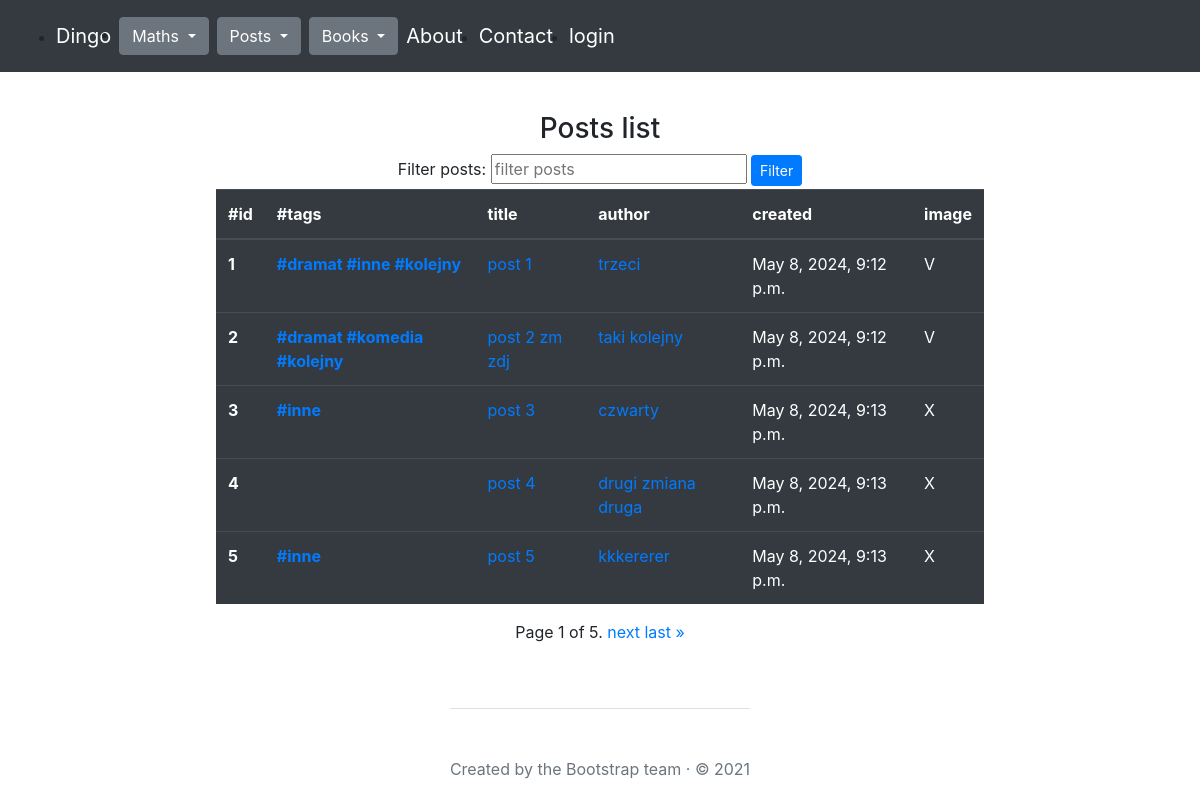
/posts/list/, run on an earlier commit of the app's database.
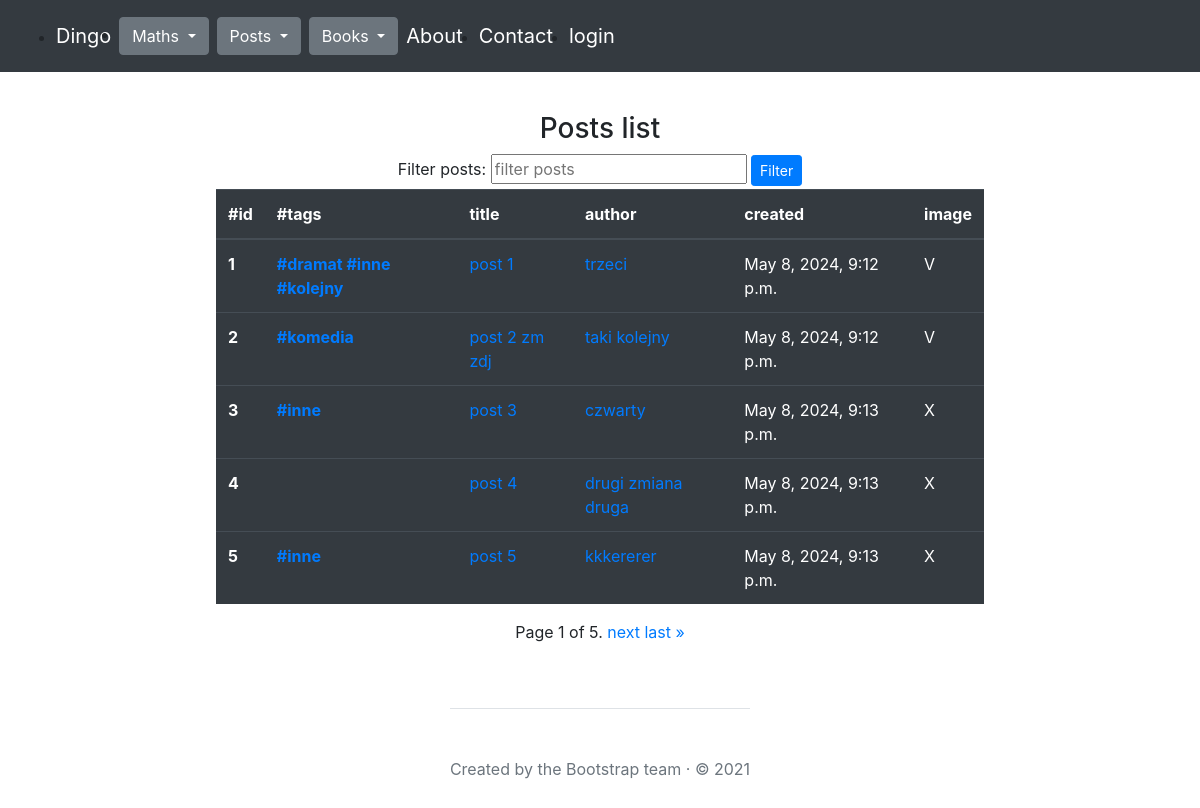
And on a later commit of the database.
### posts/models.py (models this page shows, shortened)
class Post(models.Model):
    title = models.CharField(max_length=30, unique=True, null=False)
    content = models.TextField(null=False)
    image = models.ImageField(upload_to='photos/%Y/%m/%d', null=True, default='')
    created = models.DateTimeField(auto_now_add=True)
    modified = models.DateTimeField(auto_now=True)
    tags = models.ManyToManyField("posts.Tag", related_name="posts")
    author = models.ForeignKey(
        'posts.Author',
        on_delete=models.CASCADE,
        null=False,
        blank=False
    )

class Tag(models.Model):
    word = models.CharField(max_length=50, unique=True)
    created = models.DateTimeField(auto_now_add=True)

class Author(models.Model):
    nick = models.CharField(max_length=30, null=False, unique=True)
    email = models.EmailField(null=False, unique=True)

### posts/views.py (the view, shortened to what this page needs)
# urls.py: path('list/', posts_list, name="list"),
def posts_list(request):
    page_number = request.GET.get('page')
    post_filter = request.GET.get('filter')
    form = PostForm()
    if post_filter:
        posts = Post.objects.filter(title__icontains=post_filter)
    else:
        posts = Post.objects.all()
    paginator = Paginator(posts, 5)
    posts = paginator.get_page(page_number)
    return render(
        request=request,
        template_name="posts/list.html",
        context={"posts": posts,
                 "form": form,
                 "post_filter": post_filter,
                }
    )

### posts/forms.py (shortened to what this page needs)
class PostForm(forms.ModelForm):
    class Meta:
        model = Post
        fields = "__all__"
        fields = ["title", "content", "author",  "tags", "image"]
    image = forms.ImageField(required=False)

### posts/templates/posts/list.html (shortened to what this page needs)
{% extends "main.html" %}
{% block content %}
<div class="mt-3 d-flex flex-column align-items-center justify-content-center">
    <h3 class='text-center'>Posts list</h3>
    {% if not author %}
    <form method="get" action="{% url 'posts:list' %}">
        <label for="filter">Filter posts:</label>
        <input type="text" id="filter" name="filter" placeholder="filter posts">
        <button class="btn btn-sm btn-primary" type="submit">Filter</button>
    </form>
    {% elif author %}
    <h4>All posts of {{ author.nick }}</h4>
    {% elif post_filter %}
    <h4 class="mt-3">Filtered by query: {{ post_filter }}</h4>
    {% elif tag %}
    <h4 class="mt-3">Filtered by tag: {{ tag }}</h4>
    {% else %}
        <h4 class="mt-3">All results</h4>
    {% endif %}
    {% if posts %}
    <div class="table-responsive">
        <table class="table table-dark">
          <thead>
            <tr>
              <th scope="col">#id</th>
              <th scope="col">#tags</th>
              <th scope="col">title</th>
              <th scope="col">author</th>
              <th scope="col">created</th>
              <th scope="col">image</th>
            </tr>
          </thead>
          <tbody>
            {% for post in posts %}
              <tr>
                <th scope="row">{{ post.id }}</a></th>
                <th scope="row"> {% for tag in post.tags.all %} <a href="{% url 'posts:posts_with_tag' tag.word %}"> #{{ tag.word }} </a> {% endfor %} </a></th>
                <td><a href="{% url 'posts:details' post.id %}">{{ post.title }}</a></td>
                <td><a href="{% url 'posts:author' post.author.id %}">{{ post.author.nick }}</a></td>
                <td>{{ post.created }}</td>
                <td>
                  {% if post.image.url != '' %}
                  V
                  {% else %}
                  X
                  {% endif %}
                </td>
              </tr>
            {% endfor %}
            </tbody>
        </table>
      </div>
      {% else %}
    <h4>No posts found</h4>
      {% endif %}
    <div class="pagination">
        <span class="step-links">
            <span class="current">
                Page {{ posts.number }} of {{ posts.paginator.num_pages }}.
            </span>
            {% if posts.has_next %}
                <a href="?page={{ posts.next_page_number }}">next</a>
                <a href="?page={{ posts.paginator.num_pages }}">last »</a>
            {% endif %}
        </span>
    </div>
  </div>
{% endblock %}

What changed in the data, as far as the page shows it:
changed Post "post 2 zm zdj": loses Tag (word "dramat"); loses Tag (word "kolejny")
